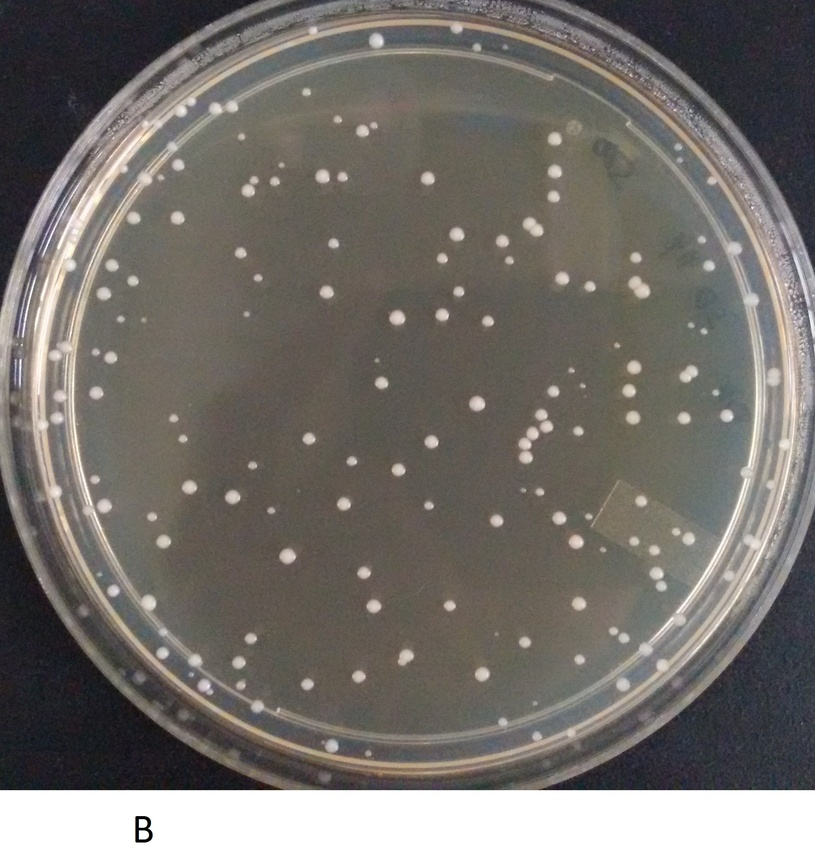
#> input picture images/set1/B_170.jpg, 815 x 865 px, shrunk from 1884 x 2000 before the run
$ jupyter execute --allow-errors Untitled2.ipynb   (shell and % lines are left out)
#> lines starting #> are read from the running program, lines starting #| are printed output that depends on the picture; after the words box and inside, x2 and y2 are one past the last pixel; in counts of white or black regions, pixels touching at a corner belong together
[cell 1]
import numpy as np
from matplotlib import pyplot as plt
import cv2
import sys
from pylab import rcParams
rcParams['figure.figsize'] = 15, 15

[cell 2]
img = cv2.imread('images/set1/B_170.jpg')
#> img is the input picture: shape (865, 815, 3); mean B, G, R 108, 112.6, 116.7
gray = cv2.cvtColor(img,cv2.COLOR_BGR2GRAY)
gray = cv2.equalizeHist(gray)
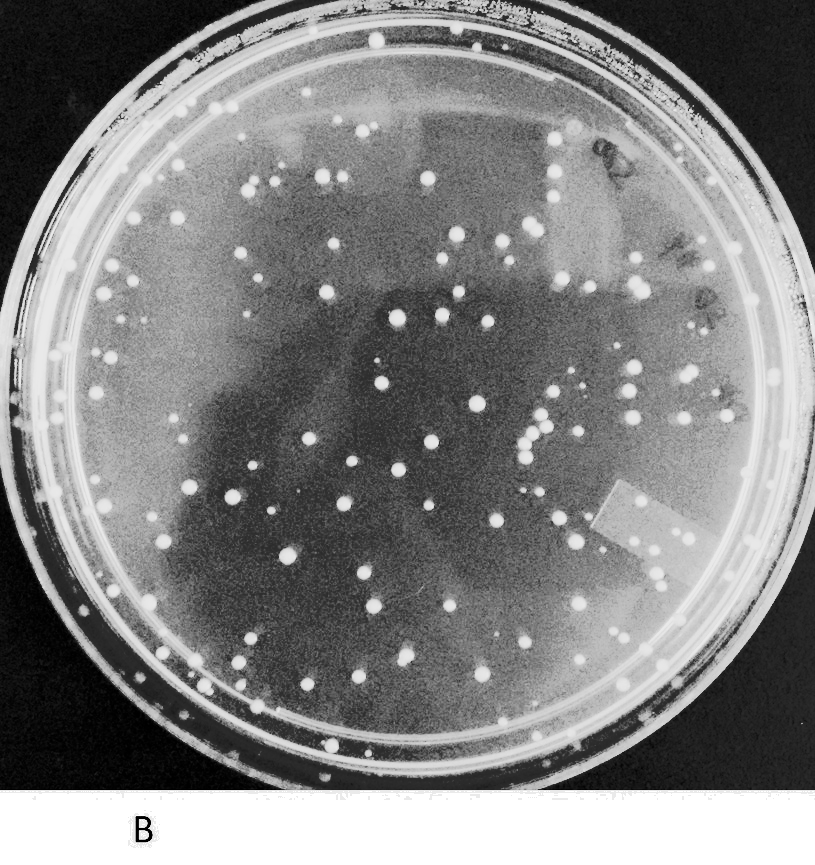
#> gray: shape (865, 815); min 0, max 255, mean 129.7
ret, thresh = cv2.threshold(gray,0,127,cv2.THRESH_BINARY+cv2.THRESH_OTSU)
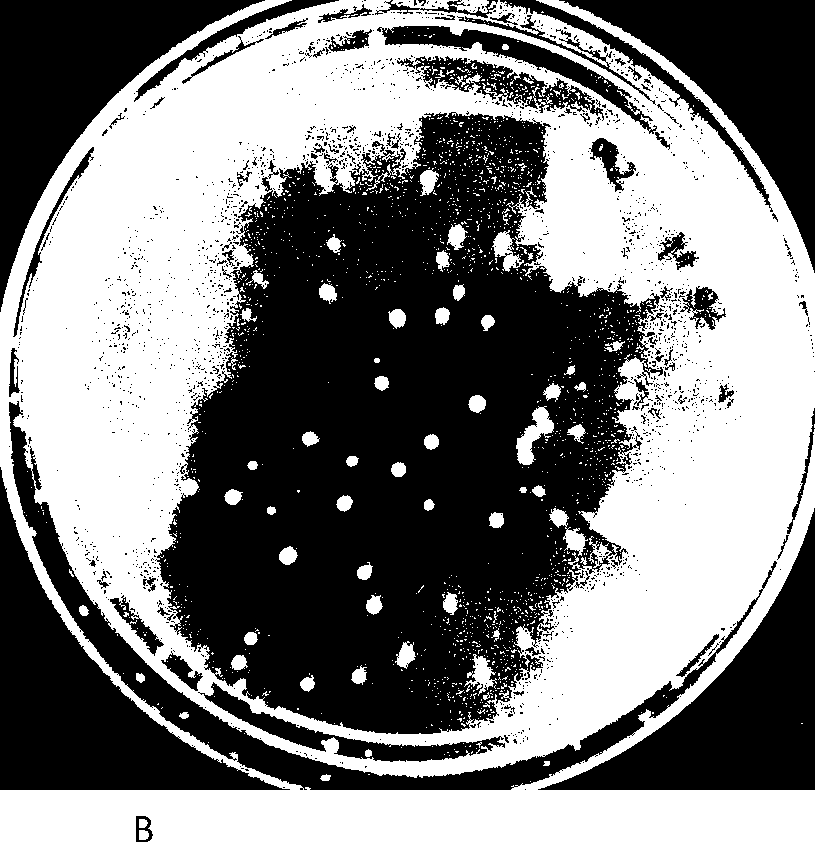
#> thresh: shape (865, 815); values 0 (black) and 127 (white), 49.6% white; 1811 white regions (1740 under 20 px), largest, box (x1, y1, x2, y2) and area: (0, 0, 815, 865) 333938, (516, 406, 554, 465) 999, (549, 508, 588, 556) 625
#> ret = 129
plt.imshow(thresh, cmap='gray')

$ run again, with images/set1/A_241.jpg copied over images/set1/B_170.jpg
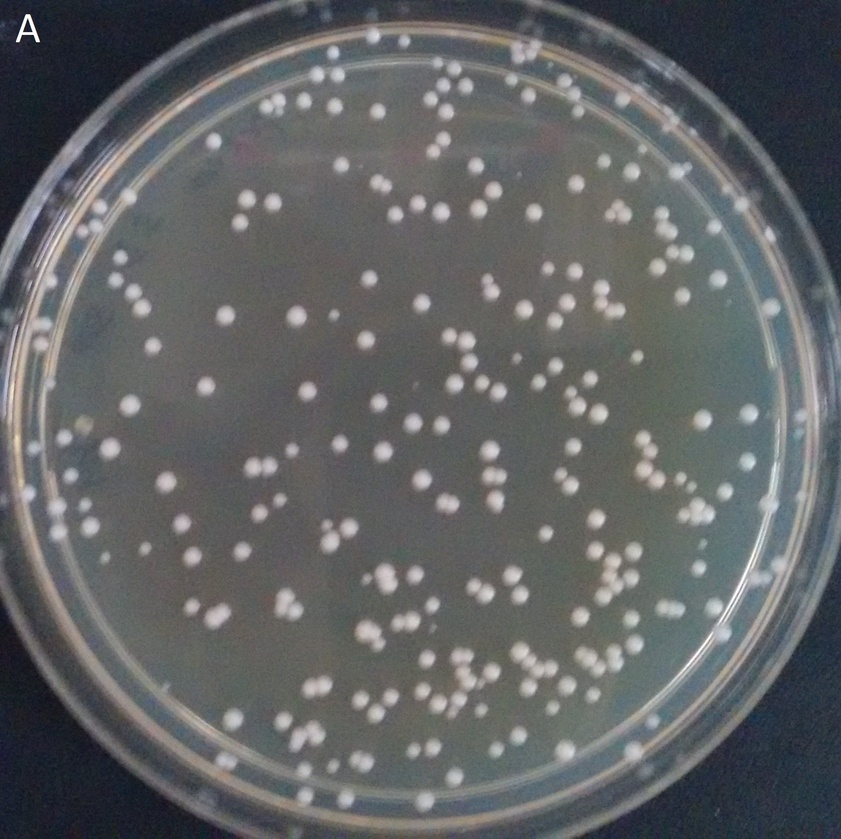
#> input picture images/set1/A_241.jpg, 841 x 839 px, shrunk from 1833 x 1827 before the run
#> img is the input picture: shape (839, 841, 3); mean B, G, R 101.4, 100, 98
#> `gray = cv2.equalizeHist(gray)`:
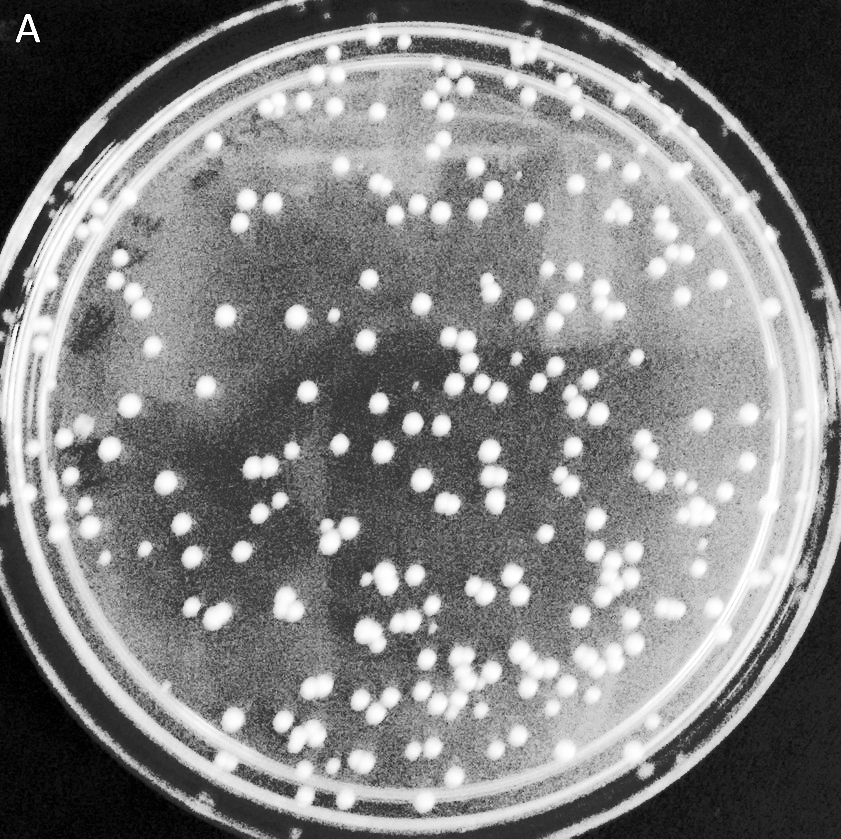
#> gray: shape (839, 841); min 0, max 255, mean 129.3
#> `ret, thresh = cv2.threshold(gray,0,127,cv2.THRESH_BINARY+cv2.THRESH_OT..`:
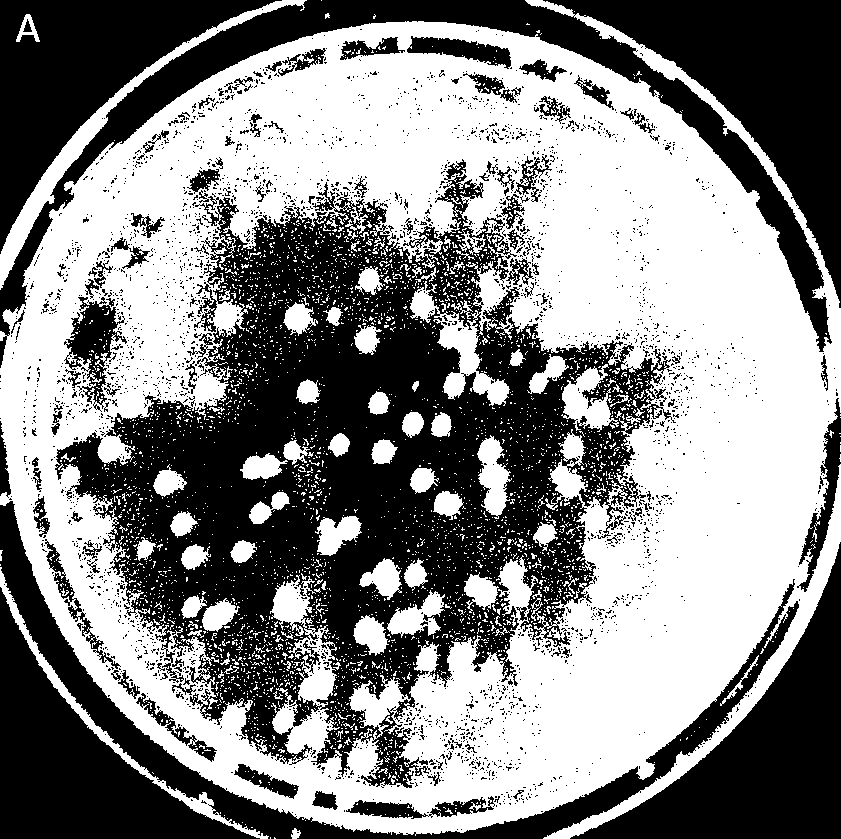
#> thresh: shape (839, 841); values 0 (black) and 127 (white), 52.1% white; 2934 black regions (2805 under 20 px), largest, box (x1, y1, x2, y2) and area: (55, 159, 676, 788) 152362, (0, 0, 841, 368) 58922, (570, 542, 841, 839) 27565
#> ret = 122

$ run again, with images/set1/C_593.jpg copied over images/set1/B_170.jpg
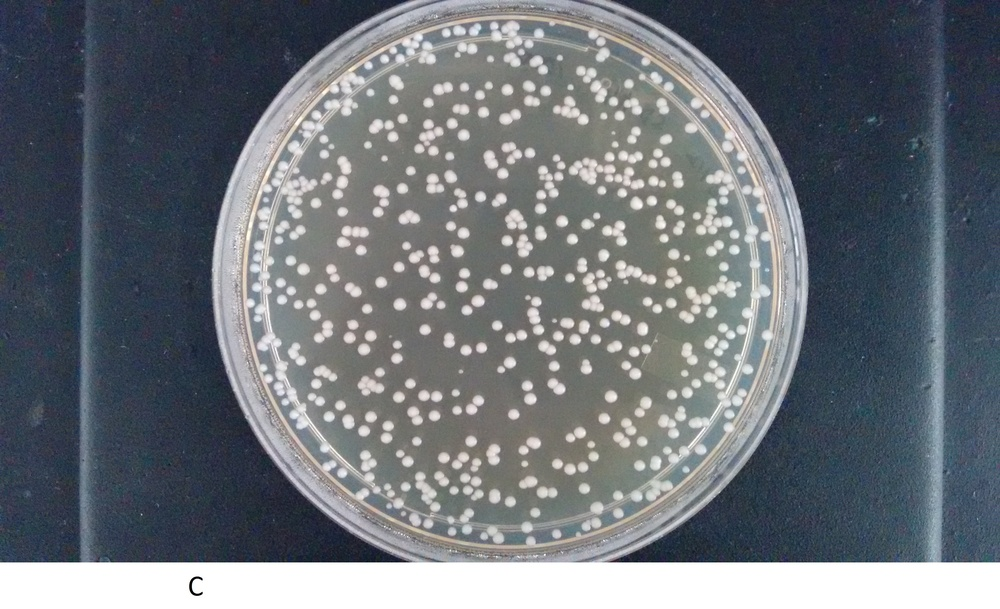
#> input picture images/set1/C_593.jpg, 1000 x 609 px, shrunk from 3264 x 1988 before the run
#> img is the input picture: shape (609, 1000, 3); mean B, G, R 120.8, 114.6, 108.9
#> `gray = cv2.equalizeHist(gray)`:
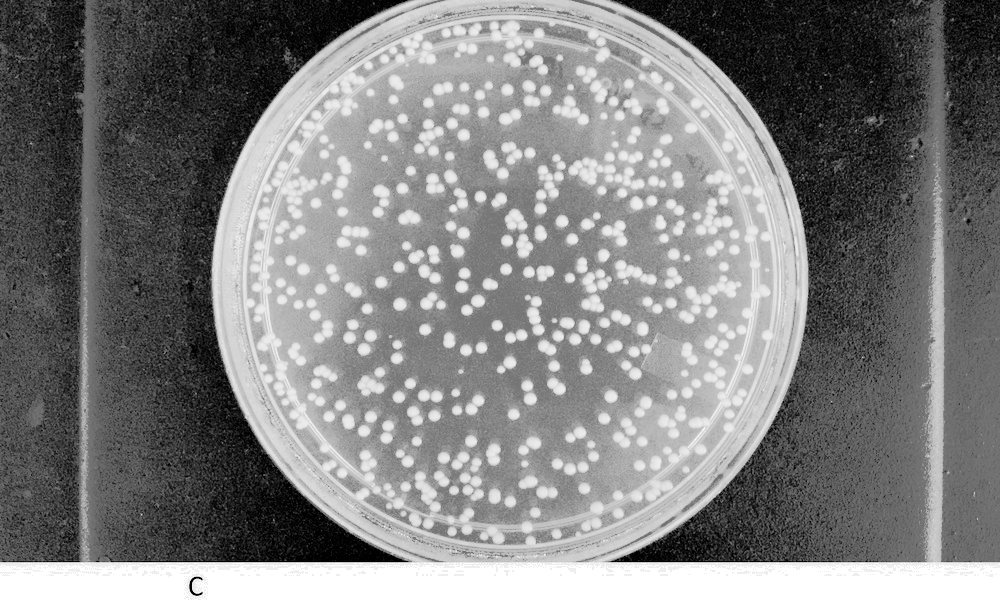
#> gray: shape (609, 1000); min 0, max 255, mean 129.1
#> `ret, thresh = cv2.threshold(gray,0,127,cv2.THRESH_BINARY+cv2.THRESH_OT..`:
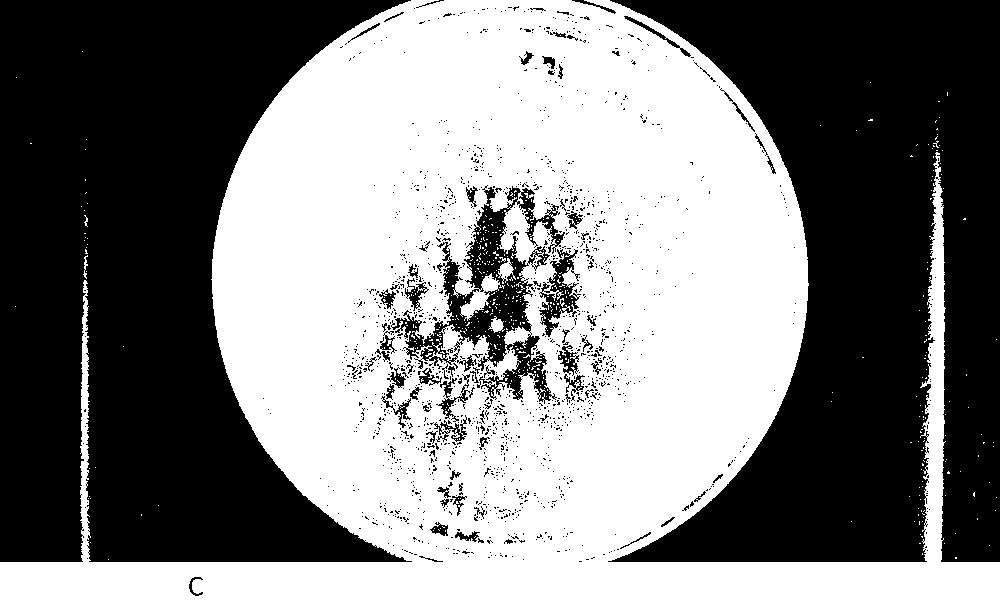
#> thresh: shape (609, 1000); values 0 (black) and 127 (white), 50.6% white; 1589 black regions (1513 under 20 px), largest, box (x1, y1, x2, y2) and area: (0, 0, 412, 562) 147790, (608, 0, 1000, 562) 132091, (391, 185, 565, 404) 10186
#> ret = 126

$ run again, with images/set1/D_290.jpg copied over images/set1/B_170.jpg
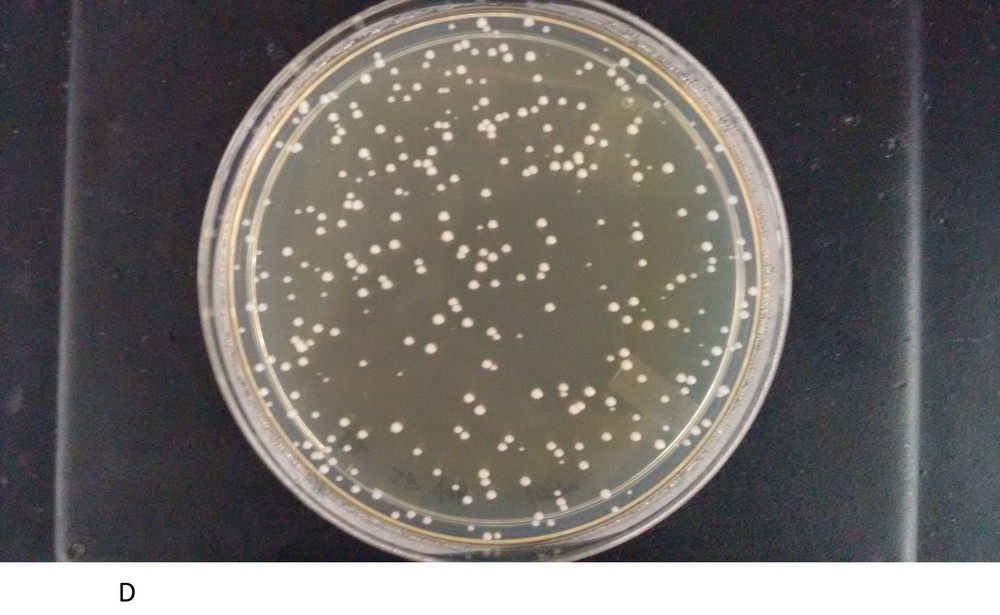
#> input picture images/set1/D_290.jpg, 1000 x 615 px, shrunk from 3264 x 2008 before the run
#> img is the input picture: shape (615, 1000, 3); mean B, G, R 102.6, 106.3, 110.5
#> `gray = cv2.equalizeHist(gray)`:
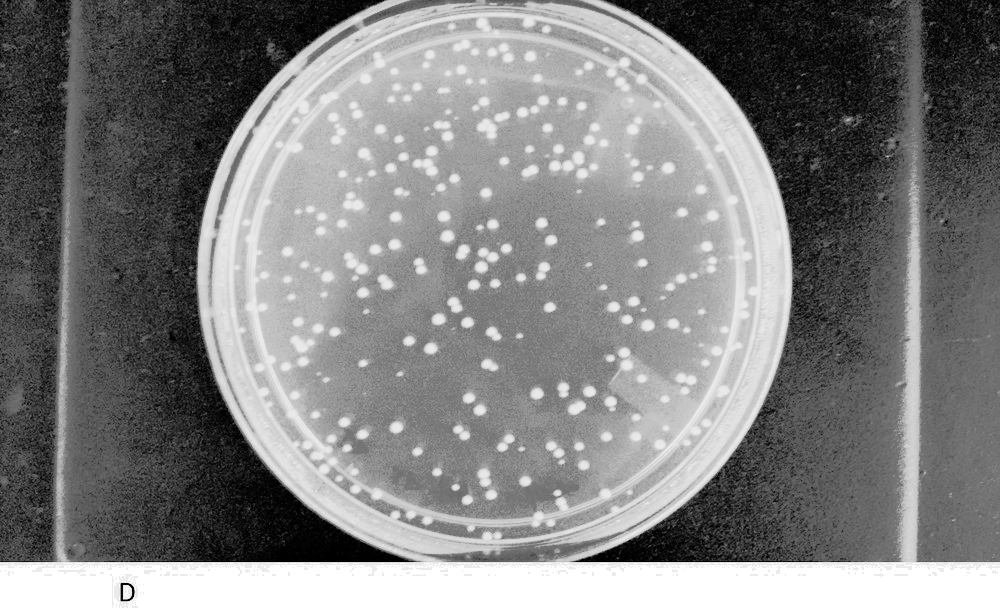
#> gray: shape (615, 1000); min 0, max 255, mean 129.3
#> `ret, thresh = cv2.threshold(gray,0,127,cv2.THRESH_BINARY+cv2.THRESH_OT..`:
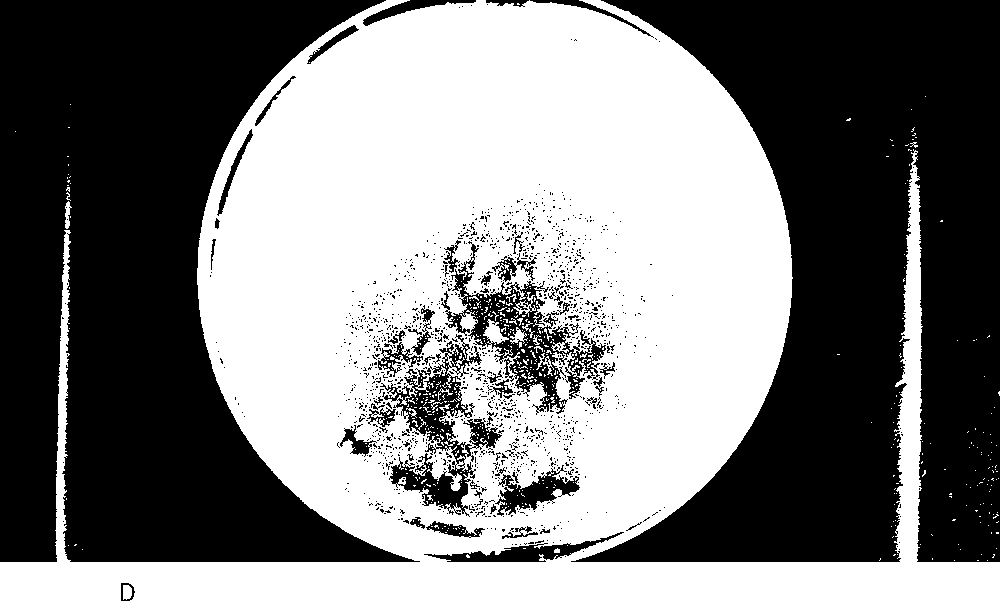
#> thresh: shape (615, 1000); values 0 (black) and 127 (white), 50.1% white; 1377 black regions (1319 under 20 px), largest, box (x1, y1, x2, y2) and area: (571, 0, 1000, 562) 140642, (0, 0, 420, 562) 139221, (441, 241, 606, 415) 6635
#> ret = 127
